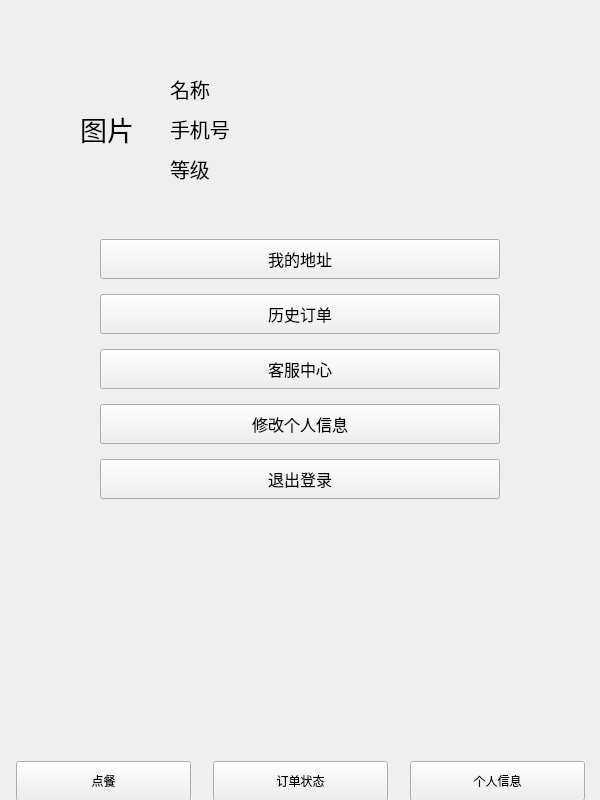
<?xml version="1.0" encoding="UTF-8"?>
<ui version="4.0">
 <class>Consumer_Information</class>
 <widget class="QWidget" name="Consumer_Information">
  <property name="geometry">
   <rect>
    <x>0</x>
    <y>0</y>
    <width>600</width>
    <height>800</height>
   </rect>
  </property>
  <property name="minimumSize">
   <size>
    <width>600</width>
    <height>800</height>
   </size>
  </property>
  <property name="maximumSize">
   <size>
    <width>600</width>
    <height>800</height>
   </size>
  </property>
  <property name="windowTitle">
   <string>Form</string>
  </property>
  <widget class="QWidget" name="">
   <property name="geometry">
    <rect>
     <x>0</x>
     <y>760</y>
     <width>601</width>
     <height>42</height>
    </rect>
   </property>
   <layout class="QHBoxLayout" name="horizontalLayout">
    <item>
     <widget class="QPushButton" name="pushButton_2">
      <property name="sizePolicy">
       <sizepolicy hsizetype="Fixed" vsizetype="Fixed">
        <horstretch>0</horstretch>
        <verstretch>0</verstretch>
       </sizepolicy>
      </property>
      <property name="minimumSize">
       <size>
        <width>175</width>
        <height>40</height>
       </size>
      </property>
      <property name="maximumSize">
       <size>
        <width>175</width>
        <height>40</height>
       </size>
      </property>
      <property name="text">
       <string>点餐</string>
      </property>
     </widget>
    </item>
    <item>
     <widget class="QPushButton" name="pushButton_3">
      <property name="sizePolicy">
       <sizepolicy hsizetype="Fixed" vsizetype="Fixed">
        <horstretch>0</horstretch>
        <verstretch>0</verstretch>
       </sizepolicy>
      </property>
      <property name="minimumSize">
       <size>
        <width>175</width>
        <height>40</height>
       </size>
      </property>
      <property name="maximumSize">
       <size>
        <width>175</width>
        <height>40</height>
       </size>
      </property>
      <property name="text">
       <string>订单状态</string>
      </property>
     </widget>
    </item>
    <item>
     <widget class="QPushButton" name="pushButton_4">
      <property name="sizePolicy">
       <sizepolicy hsizetype="Fixed" vsizetype="Fixed">
        <horstretch>0</horstretch>
        <verstretch>0</verstretch>
       </sizepolicy>
      </property>
      <property name="minimumSize">
       <size>
        <width>175</width>
        <height>40</height>
       </size>
      </property>
      <property name="maximumSize">
       <size>
        <width>175</width>
        <height>40</height>
       </size>
      </property>
      <property name="text">
       <string>个人信息</string>
      </property>
     </widget>
    </item>
   </layout>
  </widget>
  <widget class="QWidget" name="">
   <property name="geometry">
    <rect>
     <x>0</x>
     <y>230</y>
     <width>601</width>
     <height>281</height>
    </rect>
   </property>
   <layout class="QVBoxLayout" name="verticalLayout">
    <item alignment="Qt::AlignmentFlag::AlignHCenter">
     <widget class="QPushButton" name="pushButton_address">
      <property name="sizePolicy">
       <sizepolicy hsizetype="Fixed" vsizetype="Fixed">
        <horstretch>0</horstretch>
        <verstretch>0</verstretch>
       </sizepolicy>
      </property>
      <property name="minimumSize">
       <size>
        <width>400</width>
        <height>40</height>
       </size>
      </property>
      <property name="maximumSize">
       <size>
        <width>400</width>
        <height>40</height>
       </size>
      </property>
      <property name="font">
       <font>
        <pointsize>12</pointsize>
       </font>
      </property>
      <property name="text">
       <string>我的地址</string>
      </property>
     </widget>
    </item>
    <item alignment="Qt::AlignmentFlag::AlignHCenter">
     <widget class="QPushButton" name="pushButton_history_order">
      <property name="sizePolicy">
       <sizepolicy hsizetype="Fixed" vsizetype="Fixed">
        <horstretch>0</horstretch>
        <verstretch>0</verstretch>
       </sizepolicy>
      </property>
      <property name="minimumSize">
       <size>
        <width>400</width>
        <height>40</height>
       </size>
      </property>
      <property name="maximumSize">
       <size>
        <width>400</width>
        <height>40</height>
       </size>
      </property>
      <property name="font">
       <font>
        <pointsize>12</pointsize>
       </font>
      </property>
      <property name="text">
       <string>历史订单</string>
      </property>
     </widget>
    </item>
    <item alignment="Qt::AlignmentFlag::AlignHCenter">
     <widget class="QPushButton" name="pushButton_service">
      <property name="sizePolicy">
       <sizepolicy hsizetype="Fixed" vsizetype="Fixed">
        <horstretch>0</horstretch>
        <verstretch>0</verstretch>
       </sizepolicy>
      </property>
      <property name="minimumSize">
       <size>
        <width>400</width>
        <height>40</height>
       </size>
      </property>
      <property name="maximumSize">
       <size>
        <width>400</width>
        <height>40</height>
       </size>
      </property>
      <property name="font">
       <font>
        <pointsize>12</pointsize>
       </font>
      </property>
      <property name="text">
       <string>客服中心</string>
      </property>
     </widget>
    </item>
    <item alignment="Qt::AlignmentFlag::AlignHCenter">
     <widget class="QPushButton" name="pushButton_change_infom">
      <property name="sizePolicy">
       <sizepolicy hsizetype="Fixed" vsizetype="Fixed">
        <horstretch>0</horstretch>
        <verstretch>0</verstretch>
       </sizepolicy>
      </property>
      <property name="minimumSize">
       <size>
        <width>400</width>
        <height>40</height>
       </size>
      </property>
      <property name="maximumSize">
       <size>
        <width>400</width>
        <height>40</height>
       </size>
      </property>
      <property name="font">
       <font>
        <pointsize>12</pointsize>
       </font>
      </property>
      <property name="text">
       <string>修改个人信息</string>
      </property>
     </widget>
    </item>
    <item alignment="Qt::AlignmentFlag::AlignHCenter">
     <widget class="QPushButton" name="pushButton_exit">
      <property name="sizePolicy">
       <sizepolicy hsizetype="Fixed" vsizetype="Fixed">
        <horstretch>0</horstretch>
        <verstretch>0</verstretch>
       </sizepolicy>
      </property>
      <property name="minimumSize">
       <size>
        <width>400</width>
        <height>40</height>
       </size>
      </property>
      <property name="maximumSize">
       <size>
        <width>400</width>
        <height>40</height>
       </size>
      </property>
      <property name="font">
       <font>
        <pointsize>12</pointsize>
       </font>
      </property>
      <property name="text">
       <string>退出登录</string>
      </property>
     </widget>
    </item>
   </layout>
  </widget>
  <widget class="QWidget" name="">
   <property name="geometry">
    <rect>
     <x>50</x>
     <y>70</y>
     <width>491</width>
     <height>121</height>
    </rect>
   </property>
   <layout class="QGridLayout" name="gridLayout">
    <item row="0" column="0" rowspan="3">
     <widget class="QLabel" name="label_img">
      <property name="minimumSize">
       <size>
        <width>100</width>
        <height>90</height>
       </size>
      </property>
      <property name="maximumSize">
       <size>
        <width>100</width>
        <height>90</height>
       </size>
      </property>
      <property name="font">
       <font>
        <pointsize>20</pointsize>
       </font>
      </property>
      <property name="text">
       <string>图片</string>
      </property>
      <property name="alignment">
       <set>Qt::AlignmentFlag::AlignCenter</set>
      </property>
     </widget>
    </item>
    <item row="0" column="1">
     <widget class="QLabel" name="label_2">
      <property name="minimumSize">
       <size>
        <width>100</width>
        <height>30</height>
       </size>
      </property>
      <property name="maximumSize">
       <size>
        <width>100</width>
        <height>30</height>
       </size>
      </property>
      <property name="font">
       <font>
        <pointsize>15</pointsize>
       </font>
      </property>
      <property name="text">
       <string>名称</string>
      </property>
     </widget>
    </item>
    <item row="0" column="2">
     <widget class="QLabel" name="label_name">
      <property name="minimumSize">
       <size>
        <width>250</width>
        <height>30</height>
       </size>
      </property>
      <property name="maximumSize">
       <size>
        <width>250</width>
        <height>30</height>
       </size>
      </property>
      <property name="font">
       <font>
        <pointsize>15</pointsize>
       </font>
      </property>
      <property name="text">
       <string/>
      </property>
     </widget>
    </item>
    <item row="1" column="1">
     <widget class="QLabel" name="label_3">
      <property name="minimumSize">
       <size>
        <width>100</width>
        <height>30</height>
       </size>
      </property>
      <property name="maximumSize">
       <size>
        <width>100</width>
        <height>30</height>
       </size>
      </property>
      <property name="font">
       <font>
        <pointsize>15</pointsize>
       </font>
      </property>
      <property name="text">
       <string>手机号</string>
      </property>
     </widget>
    </item>
    <item row="1" column="2">
     <widget class="QLabel" name="label_phone_number">
      <property name="minimumSize">
       <size>
        <width>250</width>
        <height>30</height>
       </size>
      </property>
      <property name="maximumSize">
       <size>
        <width>250</width>
        <height>30</height>
       </size>
      </property>
      <property name="font">
       <font>
        <pointsize>15</pointsize>
       </font>
      </property>
      <property name="text">
       <string/>
      </property>
     </widget>
    </item>
    <item row="2" column="1">
     <widget class="QLabel" name="label_4">
      <property name="minimumSize">
       <size>
        <width>100</width>
        <height>30</height>
       </size>
      </property>
      <property name="maximumSize">
       <size>
        <width>100</width>
        <height>30</height>
       </size>
      </property>
      <property name="font">
       <font>
        <pointsize>15</pointsize>
       </font>
      </property>
      <property name="text">
       <string>等级</string>
      </property>
     </widget>
    </item>
    <item row="2" column="2">
     <widget class="QLabel" name="label_grade">
      <property name="minimumSize">
       <size>
        <width>250</width>
        <height>30</height>
       </size>
      </property>
      <property name="maximumSize">
       <size>
        <width>250</width>
        <height>30</height>
       </size>
      </property>
      <property name="font">
       <font>
        <pointsize>15</pointsize>
       </font>
      </property>
      <property name="text">
       <string/>
      </property>
     </widget>
    </item>
   </layout>
  </widget>
 </widget>
 <resources/>
 <connections/>
</ui>
